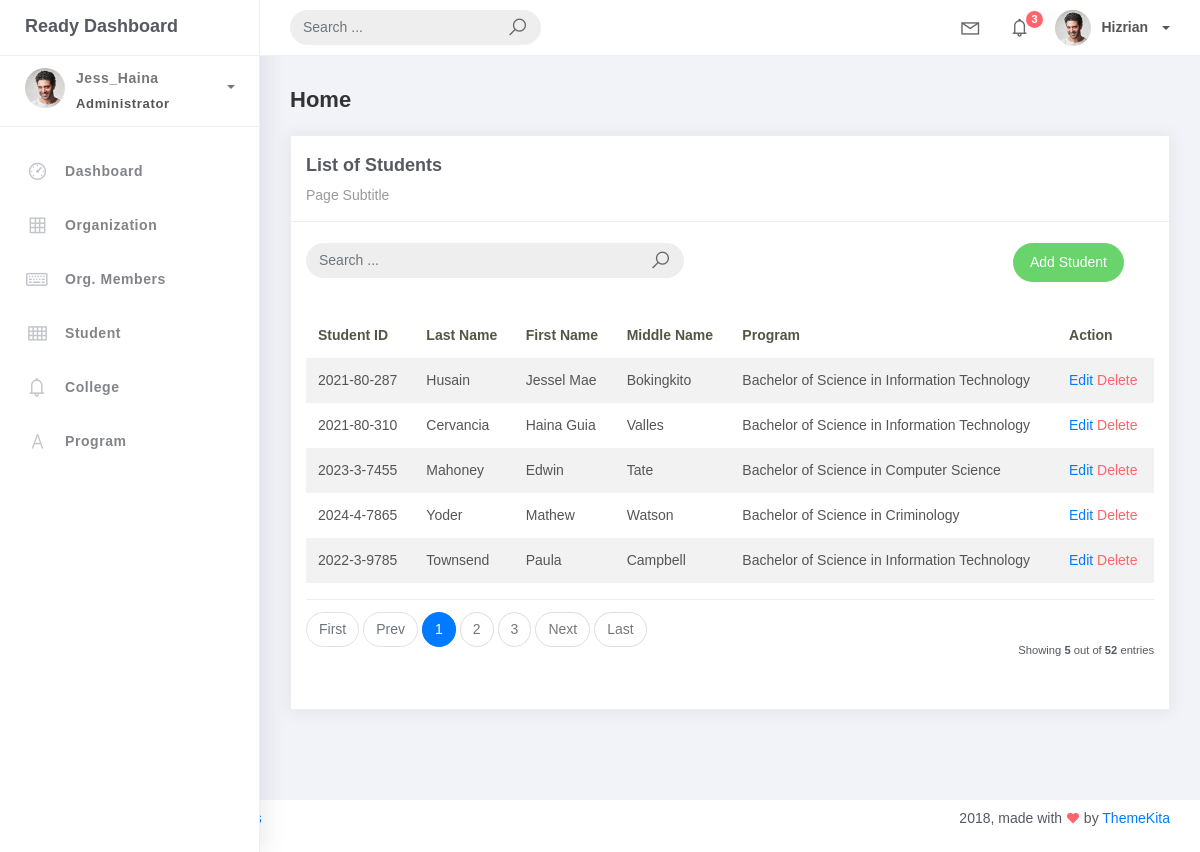
The page /student_list/ on the database its author committed.
### studentorg/models.py (models this page shows, shortened)
class BaseModel(models.Model):
    created_at = models.DateTimeField(auto_now_add=True, db_index=True)
    updated_at = models.DateTimeField(auto_now=True)
    class Meta:
        abstract = True

class Student(BaseModel):
    student_id = models.CharField(max_length=15)
    lastname = models.CharField(max_length=25)
    firstname = models.CharField(max_length=25)
    middlename = models.CharField(max_length=25, blank=True, null=True)
    program = models.ForeignKey(Program, on_delete=models.CASCADE)

class Program(BaseModel):
    prog_name = models.CharField(max_length=150)
    college = models.ForeignKey(College, on_delete=models.CASCADE)
    def __str__(self):
        return self.prog_name

### studentorg/views.py (the view, shortened to what this page needs)
# urls.py: path('student_list/', StudentList.as_view(), name='student_list'),
class StudentList(ListView):
    model = Student
    context_object_name = 'students'
    template_name = 'Student_list.html'
    paginate_by = 5
    def get_queryset(self, *args, **kwargs):
        qs = super(StudentList, self).get_queryset(*args, **kwargs)
        query = self.request.GET.get('q')
        return qs

### templates/Student_list.html
{% extends 'base.html' %} {% load static %} {% block content %}
<div class="content">
    <div class="container-fluid">
        <h4 class="page-title">Home</h4>
        <div class="row">
            <div class="col-md-12">
                <div class="card">
                    <div class="card-header">
                    <div class="card-title">List of Students</div>
                    <div class="card-category">Page Subtitle</div>
                </div>
                <br />
                <div class="col-md-12 row">
                    <div class="col-md-6">
                        <form class="navbar-left navbar-form nav-search mr-md-3" action="{% url 'student_list' %}">
                            <div class="input-group">
                                <input type="text" placeholder="Search ..." class="form-control"  name="q" />
                                <div class="input-group-append">
                                    <span class="input-group-text">
                                        <i class="la la-search search-icon"></i>
                                    </span>
                                </div>
                            </div>
                        </form>
                    </div>
                    <div class="col-md-6">
                        <div class="pull-right">
                            <a href="{% url 'student-add' %}" class="btn btn-success btn-rounded">Add Student</a>
                        </div>
                    </div>
                </div>
                <div class="card-body">
                    <table class="table table-striped mt-3">
                        <thead>
                            <tr>
                                <th scope="col">Student ID</th>
                                <th scope="col">Last Name</th>
                                <th scope="col">First Name</th>
                                <th scope="col">Middle Name</th>
                                <th scope="col">Program</th>
                                <th scope="col">Action</th>
                            </tr>
                        </thead>
                        <tbody>
                            {% for student in object_list %}
                            <tr>
                                <td>{{ student.student_id }}</td>
                                <td>{{ student.lastname }}</td>
                                <td>{{ student.firstname }}</td>
                                <td>{{ student.middlename|default:"" }}</td>
                                <td>{{ student.program}}</td>
                                <td>
                                    <a href="{% url 'student-update' student.id %}">Edit</a>
                                    <a href="{% url 'student-delete' student.id %}" class="text-danger">Delete</a>
                                </td>
                            </tr>
                            {% empty %}
                            <tr>
                                <td colspan="6" style="text-align: center;">
                                    <p class="text-sm font-weight-bold mb-0">No Records Found</p>
                                </td>
                            </tr>
                            {% endfor %}
                        </tbody>
                    </table>
                    {% include 'includes/pagination.html' %}
                </div>
            </div>
        </div>
    </div>
</div>
{% endblock %}

### rows shown on the page
Student: student_id "2021-80-287", lastname "Husain", firstname "Jessel Mae", middlename "Bokingkito", program "Bachelor of Science in Information Technology"
Student: student_id "2021-80-310", lastname "Cervancia", firstname "Haina Guia", middlename "Valles", program "Bachelor of Science in Information Technology"
Student: student_id "2023-3-7455", lastname "Mahoney", firstname "Edwin", middlename "Tate", program "Bachelor of Science in Computer Science"
Student: student_id "2024-4-7865", lastname "Yoder", firstname "Mathew", middlename "Watson", program "Bachelor of Science in Criminology"
Student: student_id "2022-3-9785", lastname "Townsend", firstname "Paula", middlename "Campbell", program "Bachelor of Science in Information Technology"

### other values the page prints
{{ page_num }} "1"
{{ page_num }} "2" "3"
{{ object_list.count }} "5"
{{ paginator.count }} "52"
